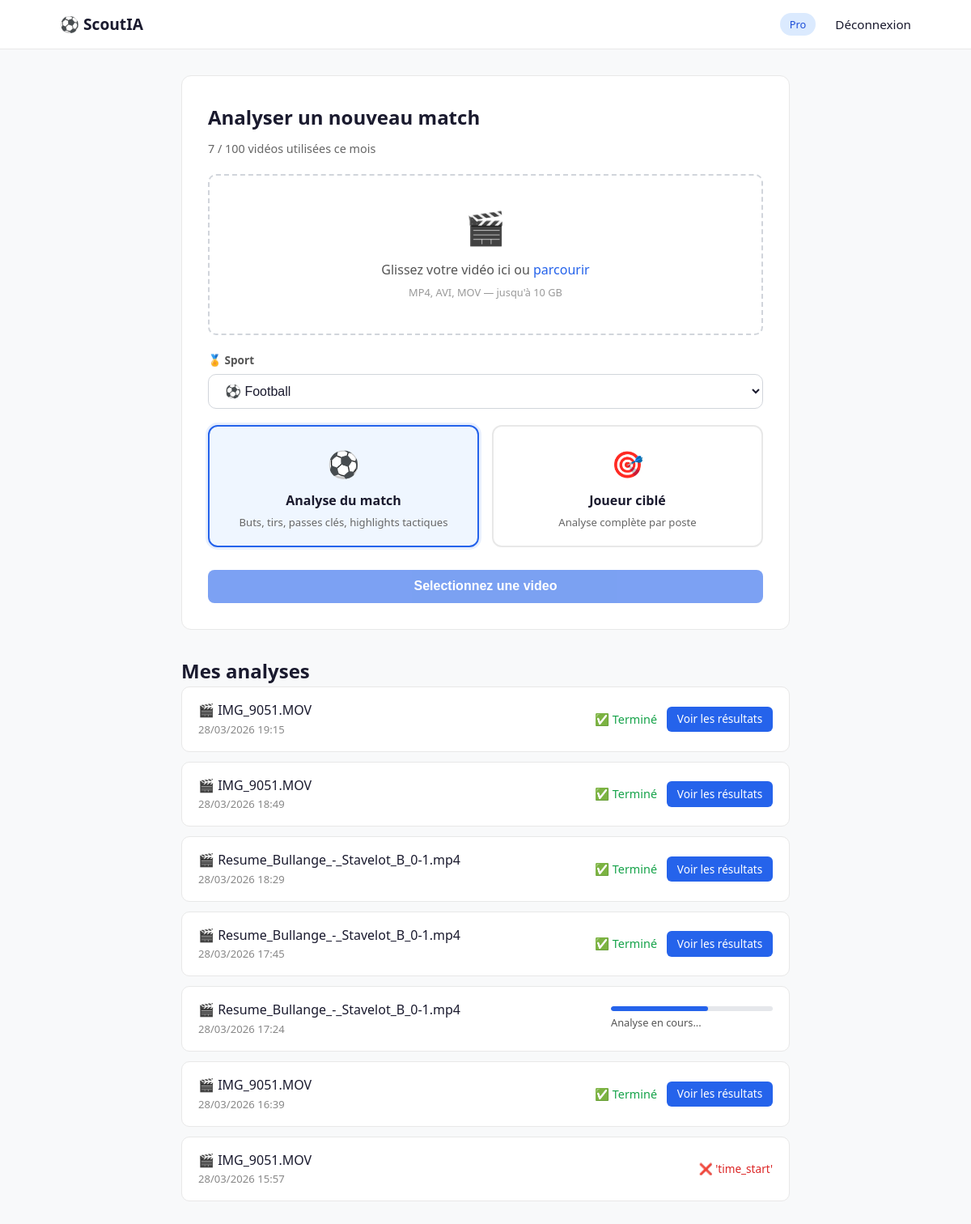
The page /dashboard (signed in) on the database its author committed.
### app.py (models this page shows, shortened)
class User(UserMixin, db.Model):
    id              = db.Column(db.Integer,      primary_key=True)
    email           = db.Column(db.String(150),  unique=True, nullable=False)
    password        = db.Column(db.String(200),  nullable=False)
    plan            = db.Column(db.String(50),   default="free")
    is_admin        = db.Column(db.Boolean,     default=False)
    stripe_customer = db.Column(db.String(100))
    stripe_sub      = db.Column(db.String(100))
    def analyses_count(self):
        return Analysis.query.filter_by(user_id=self.id).count()
    def analyses_left(self):
        max_a = config.PLANS.get(self.plan, {}).get("max_analyses", 0)
        return max(0, max_a - self.analyses_count())

class Analysis(db.Model):
    id           = db.Column(db.Integer,      primary_key=True)
    user_id      = db.Column(db.Integer,      nullable=False)
    filename     = db.Column(db.String(200))
    sport        = db.Column(db.String(50),   default="football")
    status       = db.Column(db.String(20),   default="pending")
    progress     = db.Column(db.Integer,      default=0)
    progress_msg = db.Column(db.String(200),  default="En attente...")
    result_json  = db.Column(db.Text)
    output_dir   = db.Column(db.String(300))
    created_at   = db.Column(db.DateTime,     default=datetime.utcnow)

### app.py (the view)
@app.route("/dashboard")
@login_required
def dashboard():
    analyses = (
        Analysis.query
        .filter_by(user_id=current_user.id)
        .order_by(Analysis.created_at.desc())
        .all()
    )
    plan = get_plan_obj(current_user.plan)
    used = current_user.analyses_count()
    return render_template(
        "dashboard.html",
        analyses      = analyses,
        used          = used,
        plan          = plan,
        analyses_left = current_user.analyses_left()
    )

### app.py (called while the page is built)
def get_plan_obj(plan_name):
    data = config.PLANS.get(plan_name, config.PLANS["free"])
    return PlanObj(plan_name, data)

@login_manager.user_loader
def load_user(user_id):
    return db.session.get(User, int(user_id))

### templates/dashboard.html (shortened to what this page needs)
<!DOCTYPE html>
<html lang="fr">
<head>
<link rel="stylesheet" href="{{ url_for('static', filename='style.css') }}">
</head>
<body>
<nav>
  <div class="nav-inner">
    <a href="/" class="logo">⚽ ScoutIA</a>
    <div class="nav-links">
      <span class="plan-badge-nav">{{ plan.name }}</span>
      <a href="/logout">Déconnexion</a>
    </div>
  </div>
</nav>
<div class="dashboard">
  <div class="upload-card">
    <h2>Analyser un nouveau match</h2>
    <p class="quota-info">{{ used }} / {{ plan.videos }} vidéos utilisées ce mois</p>
    {% if used < plan.videos %}
    <form action="/upload" method="POST" enctype="multipart/form-data" id="upload-form">
      <div class="upload-zone" id="drop-zone">
        <div class="upload-icon">🎬</div>
        <div class="upload-text">Glissez votre vidéo ici ou <span id="browse-btn" style="color:#2563eb;cursor:pointer;font-weight:500">parcourir</span></div>
        <div class="upload-hint">MP4, AVI, MOV — jusqu'à 10 GB</div>
      </div>
      <div class="sport-wrapper">
        <label>🏅 Sport</label>
        <select name="sport" id="sport-select">
          <optgroup label="⚽ Sports collectifs">
            <option value="football">⚽ Football</option>
          </optgroup>
        </select>
      </div>
      <div class="mode-selector">
        <label class="mode-option">
          <div class="mode-card">
            <div class="mode-icon" id="mode-match-icon">⚽</div>
            <div class="mode-title">Analyse du match</div>
            <div class="mode-desc" id="mode-match-desc">Highlights, rapport tactique, top joueurs</div>
          </div>
        </label>
        <label class="mode-option">
          <div class="mode-card">
            <div class="mode-icon">🎯</div>
            <div class="mode-title">Joueur ciblé</div>
            <div class="mode-desc" id="mode-joueur-desc">Rapport complet sur un joueur spécifique</div>
          </div>
        </label>
      </div>
      <button type="submit" class="btn-primary" id="submit-btn" disabled style="width:100%;margin-top:0.5rem;">
      </button>
    </form>
    {% else %}
    <div class="quota-exceeded">
      Quota atteint. <a href="/pricing">Upgradez votre plan →</a>
    </div>
    {% endif %}
  </div>
  <h2>Mes analyses</h2>
  {% if analyses %}
  <div class="analyses-list">
    {% for a in analyses %}
    <div class="analysis-card" id="card-{{ a.id }}">
      <div class="analysis-info">
        <div class="analysis-name">🎬 {{ a.filename }}</div>
        <div class="analysis-date">{{ a.created_at.strftime('%d/%m/%Y %H:%M') }}</div>
      </div>
      <div class="analysis-status">
        {% if a.status == "done" %}
          <span class="status-done">✅ Terminé</span>
          <a href="/results/{{ a.id }}" class="btn-small">Voir les résultats</a>
        {% elif a.status == "processing" or a.status == "pending" %}
          <div class="progress-container" data-id="{{ a.id }}">
            <div class="progress-bar">
              <div class="progress-fill" style="width: {{ a.progress }}%"></div>
            </div>
            <div class="progress-msg">{{ a.progress_msg }}</div>
          </div>
        {% elif a.status == "error" %}
          <span class="status-error">❌ {{ a.progress_msg }}</span>
        {% endif %}
      </div>
    </div>
    {% endfor %}
  </div>
  {% else %}
    <p class="empty-state">Aucune analyse pour l'instant. Uploadez votre premier match !</p>
  {% endif %}
</div>
</body>
</html>

### static/style.css (style rules this page uses)
*, *::before, *::after { box-sizing: border-box; margin: 0; padding: 0; }
body { font-family: system-ui, sans-serif; background: #f8f9fa; color: #1a1a2e; line-height: 1.6; }
a { color: inherit; text-decoration: none; }
nav { background: #fff; border-bottom: 1px solid #e8e8e8; position: sticky; top: 0; z-index: 100; }
.nav-inner { max-width: 1100px; margin: 0 auto; padding: 0 1.5rem; height: 60px; display: flex; align-items: center; justify-content: space-between; }
.logo { font-size: 1.2rem; font-weight: 700; color: #1a1a2e; }
.nav-links { display: flex; align-items: center; gap: 1.5rem; font-size: 0.95rem; }
.plan-badge-nav { background: #dbeafe; color: #1d4ed8; padding: 0.25rem 0.75rem; border-radius: 99px; font-size: 0.8rem; font-weight: 500; }
.btn-primary { display: inline-block; background: #2563eb; color: #fff; padding: 0.7rem 1.5rem; border-radius: 8px; font-weight: 600; border: none; cursor: pointer; font-size: 1rem; transition: background .2s; }
.btn-small { background: #2563eb; color: #fff; padding: 0.3rem 0.8rem; border-radius: 6px; font-size: 0.85rem; }
.dashboard { max-width: 800px; margin: 2rem auto; padding: 0 1.5rem; }
.upload-card { background: #fff; border: 1px solid #e8e8e8; border-radius: 12px; padding: 2rem; margin-bottom: 2rem; }
.upload-card h2 { margin-bottom: 0.5rem; }
.quota-info { color: #666; font-size: 0.9rem; margin-bottom: 1.25rem; }
.upload-zone { display: block; border: 2px dashed #d1d5db; border-radius: 10px; padding: 2rem; text-align: center; cursor: pointer; margin-bottom: 1rem; transition: border-color .2s; }
.upload-icon { font-size: 2.5rem; margin-bottom: 0.5rem; }
.upload-text { font-size: 1rem; color: #555; }
.upload-text span { color: #2563eb; font-weight: 500; }
.upload-hint { font-size: 0.8rem; color: #999; margin-top: 0.25rem; }
.analyses-list { display: flex; flex-direction: column; gap: 0.75rem; }
.analysis-card { background: #fff; border: 1px solid #e8e8e8; border-radius: 10px; padding: 1rem 1.25rem; display: flex; align-items: center; justify-content: space-between; gap: 1rem; flex-wrap: wrap; }
.analysis-name { font-weight: 500; }
.analysis-date { font-size: 0.82rem; color: #888; }
.analysis-status { display: flex; align-items: center; gap: 0.75rem; }
.status-done { color: #16a34a; font-size: 0.9rem; }
.status-error { color: #dc2626; font-size: 0.85rem; }
.progress-container { min-width: 200px; }
.progress-bar { height: 6px; background: #e5e7eb; border-radius: 99px; overflow: hidden; margin-bottom: 4px; }
.progress-fill { height: 100%; background: #2563eb; border-radius: 99px; transition: width .4s; }
.progress-msg { font-size: 0.8rem; color: #555; }

### templates/dashboard.html (style rules this page uses)
.sport-wrapper { margin: 1.25rem 0; }
.sport-wrapper label { display: block; font-size: 0.85rem; font-weight: 600; color: #555; margin-bottom: 0.4rem; }
.sport-wrapper select { width: 100%; padding: 0.7rem 1rem; border: 1.5px solid #d1d5db; border-radius: 10px; font-size: 1rem; background: #fff; color: #1a1a2e; cursor: pointer; }
.mode-selector { display: grid; grid-template-columns: 1fr 1fr; gap: 1rem; margin: 1.25rem 0; }
.mode-card { border: 2px solid #e8e8e8; border-radius: 12px; padding: 1.25rem 1rem; cursor: pointer; transition: all .2s; text-align: center; background: #fff; }
.mode-option input:checked + .mode-card { border-color: #2563eb; background: #eff6ff; box-shadow: 0 0 0 3px rgba(37,99,235,0.1); }
.mode-icon { font-size: 2rem; margin-bottom: 0.5rem; }
.mode-title { font-weight: 600; font-size: 1rem; margin-bottom: 0.25rem; color: #1a1a2e; }
.mode-desc { font-size: 0.82rem; color: #666; line-height: 1.4; }

### rows shown on the page
User: name "Pro"
Analysis: filename "IMG_9051.MOV", created_at "28/03/2026 19:15"
Analysis: filename "IMG_9051.MOV", created_at "28/03/2026 18:49"
Analysis: filename "Resume_Bullange_-_Stavelot_B_0-1.mp4", created_at "28/03/2026 18:29"
Analysis: filename "Resume_Bullange_-_Stavelot_B_0-1.mp4", created_at "28/03/2026 17:45"
Analysis: filename "Resume_Bullange_-_Stavelot_B_0-1.mp4", created_at "28/03/2026 17:24", progress 60 (drawn), progress_msg "Analyse en cours..."
Analysis: filename "IMG_9051.MOV", created_at "28/03/2026 16:39"
Analysis: filename "IMG_9051.MOV", created_at "28/03/2026 15:57", progress_msg "'time_start'"

### other values the page prints
{{ used }} "7"
{{ plan.videos }} "100"
